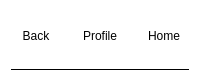
                <widget class="QFrame" name="frame_85">
                 <property name="minimumSize">
                  <size>
                   <width>0</width>
                   <height>81</height>
                  </size>
                 </property>
                 <property name="maximumSize">
                  <size>
                   <width>16777215</width>
                   <height>81</height>
                  </size>
                 </property>
                 <property name="styleSheet">
                  <string notr="true">background-color: rgb(255, 255, 255, 0)</string>
                 </property>
                 <property name="frameShape">
                  <enum>QFrame::StyledPanel</enum>
                 </property>
                 <property name="frameShadow">
                  <enum>QFrame::Raised</enum>
                 </property>
                 <layout class="QVBoxLayout" name="verticalLayout_22">
                  <property name="spacing">
                   <number>0</number>
                  </property>
                  <property name="leftMargin">
                   <number>9</number>
                  </property>
                  <property name="topMargin">
                   <number>9</number>
                  </property>
                  <property name="rightMargin">
                   <number>9</number>
                  </property>
                  <property name="bottomMargin">
                   <number>2</number>
                  </property>
                  <item>
                   <widget class="QFrame" name="frame_86">
                    <property name="frameShape">
                     <enum>QFrame::StyledPanel</enum>
                    </property>
                    <property name="frameShadow">
                     <enum>QFrame::Raised</enum>
                    </property>
                    <layout class="QHBoxLayout" name="horizontalLayout_37">
                     <property name="spacing">
                      <number>0</number>
                     </property>
                     <property name="leftMargin">
                      <number>0</number>
                     </property>
                     <property name="topMargin">
                      <number>0</number>
                     </property>
                     <property name="rightMargin">
                      <number>0</number>
                     </property>
                     <property name="bottomMargin">
                      <number>0</number>
                     </property>
                     <item>
                      <widget class="QPushButton" name="backbutton_profile">
                       <property name="minimumSize">
                        <size>
                         <width>50</width>
                         <height>50</height>
                        </size>
                       </property>
                       <property name="maximumSize">
                        <size>
                         <width>50</width>
                         <height>50</height>
                        </size>
                       </property>
                       <property name="styleSheet">
                        <string notr="true">QPushButton{
	color: rgb(0, 0, 0);
	background-color: rgba(255, 255, 255, 0);
	border-radius: 25px;
}

QPushButton::hover{
	color: rgb(0, 0, 0);
	background-color: rgb(0, 0, 0, 30);
	border-radius: 25px;
}


</string>
                       </property>
                       <property name="text">
                        <string>Back</string>
                       </property>
                      </widget>
                     </item>
                     <item>
                      <widget class="QLabel" name="label_29">
                       <property name="styleSheet">
                        <string notr="true">font: 25pt &quot;Century Gothic&quot;;
font: 63 34pt &quot;Bahnschrift SemiBold&quot;;
font: 26pt &quot;Bahnschrift SemiCondensed&quot;;</string>
                       </property>
                       <property name="text">
                        <string>Profile</string>
                       </property>
                       <property name="alignment">
                        <set>Qt::AlignCenter</set>
                       </property>
                      </widget>
                     </item>
                     <item>
                      <widget class="QPushButton" name="homebutton_profile">
                       <property name="minimumSize">
                        <size>
                         <width>50</width>
                         <height>50</height>
                        </size>
                       </property>
                       <property name="maximumSize">
                        <size>
                         <width>50</width>
                         <height>50</height>
                        </size>
                       </property>
                       <property name="styleSheet">
                        <string notr="true">QPushButton{
	color: rgb(0, 0, 0);
	background-color: rgba(255, 255, 255, 0);
	border-radius: 25px;
}

QPushButton::hover{
	color: rgb(0, 0, 0);
	background-color: rgb(0, 0, 0, 30);
	border-radius: 25px;
}


</string>
                       </property>
                       <property name="text">
                        <string>Home</string>
                       </property>
                      </widget>
                     </item>
                    </layout>
                   </widget>
                  </item>
                  <item>
                   <widget class="QFrame" name="frame_89">
                    <property name="frameShape">
                     <enum>QFrame::StyledPanel</enum>
                    </property>
                    <property name="frameShadow">
                     <enum>QFrame::Raised</enum>
                    </property>
                    <layout class="QHBoxLayout" name="horizontalLayout_38">
                     <property name="spacing">
                      <number>0</number>
                     </property>
                     <property name="leftMargin">
                      <number>0</number>
                     </property>
                     <property name="topMargin">
                      <number>0</number>
                     </property>
                     <property name="rightMargin">
                      <number>0</number>
                     </property>
                     <property name="bottomMargin">
                      <number>0</number>
                     </property>
                     <item>
                      <widget class="QFrame" name="frame_90">
                       <property name="maximumSize">
                        <size>
                         <width>16777215</width>
                         <height>1</height>
                        </size>
                       </property>
                       <property name="styleSheet">
                        <string notr="true">background-color: rgb(0, 0, 0);</string>
                       </property>
                       <property name="frameShape">
                        <enum>QFrame::StyledPanel</enum>
                       </property>
                       <property name="frameShadow">
                        <enum>QFrame::Raised</enum>
                       </property>
                      </widget>
                     </item>
                    </layout>
                   </widget>
                  </item>
                 </layout>
                </widget>
